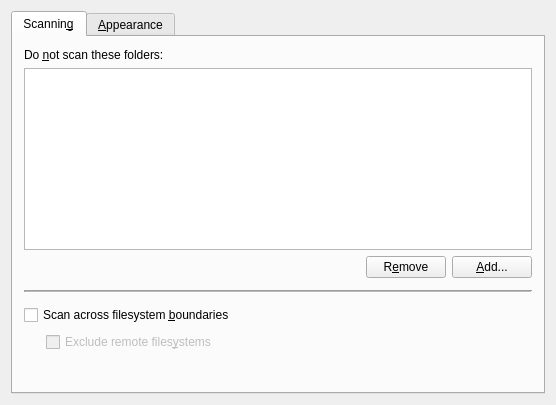
<?xml version="1.0" encoding="UTF-8"?>
<ui version="4.0">
 <class>Dialog</class>
 <widget class="QWidget" name="Dialog">
  <property name="geometry">
   <rect>
    <x>0</x>
    <y>0</y>
    <width>556</width>
    <height>405</height>
   </rect>
  </property>
  <property name="windowTitle">
   <string>Settings - Filelight</string>
  </property>
  <layout class="QVBoxLayout" name="verticalLayout_3">
   <item>
    <widget class="QTabWidget" name="tabWidget">
     <property name="sizePolicy">
      <sizepolicy hsizetype="Expanding" vsizetype="Expanding">
       <horstretch>0</horstretch>
       <verstretch>0</verstretch>
      </sizepolicy>
     </property>
     <property name="acceptDrops">
      <bool>false</bool>
     </property>
     <property name="currentIndex">
      <number>0</number>
     </property>
     <widget class="QWidget" name="Widget2">
      <attribute name="title">
       <string>Scannin&amp;g</string>
      </attribute>
      <layout class="QVBoxLayout">
       <item>
        <widget class="QLabel" name="textLabel1">
         <property name="sizePolicy">
          <sizepolicy hsizetype="Preferred" vsizetype="Maximum">
           <horstretch>0</horstretch>
           <verstretch>0</verstretch>
          </sizepolicy>
         </property>
         <property name="text">
          <string>Do &amp;not scan these folders:</string>
         </property>
         <property name="textFormat">
          <enum>Qt::PlainText</enum>
         </property>
         <property name="wordWrap">
          <bool>false</bool>
         </property>
         <property name="buddy">
          <cstring>m_listBox</cstring>
         </property>
        </widget>
       </item>
       <item>
        <widget class="QListWidget" name="m_listBox"/>
       </item>
       <item>
        <layout class="QHBoxLayout">
         <item>
          <spacer name="m_removeAddSpacer">
           <property name="orientation">
            <enum>Qt::Horizontal</enum>
           </property>
           <property name="sizeType">
            <enum>QSizePolicy::Expanding</enum>
           </property>
           <property name="sizeHint" stdset="0">
            <size>
             <width>180</width>
             <height>21</height>
            </size>
           </property>
          </spacer>
         </item>
         <item>
          <widget class="QPushButton" name="m_removeButton">
           <property name="enabled">
            <bool>true</bool>
           </property>
           <property name="text">
            <string>R&amp;emove</string>
           </property>
           <property name="autoDefault">
            <bool>false</bool>
           </property>
          </widget>
         </item>
         <item>
          <widget class="QPushButton" name="m_addButton">
           <property name="text">
            <string>&amp;Add...</string>
           </property>
           <property name="autoDefault">
            <bool>false</bool>
           </property>
           <property name="default">
            <bool>false</bool>
           </property>
          </widget>
         </item>
        </layout>
       </item>
       <item>
        <widget class="Line" name="m_scanningSeparatorLine">
         <property name="minimumSize">
          <size>
           <width>0</width>
           <height>15</height>
          </size>
         </property>
         <property name="frameShape">
          <enum>QFrame::HLine</enum>
         </property>
         <property name="frameShadow">
          <enum>QFrame::Sunken</enum>
         </property>
         <property name="lineWidth">
          <number>1</number>
         </property>
         <property name="midLineWidth">
          <number>1</number>
         </property>
        </widget>
       </item>
       <item>
        <layout class="QGridLayout">
         <item row="1" column="0" rowspan="2">
          <spacer name="m_excludeCheckBoxSpacer">
           <property name="orientation">
            <enum>Qt::Horizontal</enum>
           </property>
           <property name="sizeType">
            <enum>QSizePolicy::Fixed</enum>
           </property>
           <property name="sizeHint" stdset="0">
            <size>
             <width>16</width>
             <height>50</height>
            </size>
           </property>
          </spacer>
         </item>
         <item row="1" column="1">
          <widget class="QCheckBox" name="dontScanRemoteMounts">
           <property name="enabled">
            <bool>false</bool>
           </property>
           <property name="minimumSize">
            <size>
             <width>0</width>
             <height>0</height>
            </size>
           </property>
           <property name="maximumSize">
            <size>
             <width>32767</width>
             <height>32767</height>
            </size>
           </property>
           <property name="acceptDrops">
            <bool>false</bool>
           </property>
           <property name="toolTip">
            <string/>
           </property>
           <property name="whatsThis">
            <string>Prevents scanning of filesystems that are not on this computer, e.g. NFS or Samba mounts.</string>
           </property>
           <property name="text">
            <string>Exclude remote files&amp;ystems</string>
           </property>
          </widget>
         </item>
         <item row="0" column="0" colspan="2">
          <widget class="QCheckBox" name="scanAcrossMounts">
           <property name="whatsThis">
            <string>Allows scans to enter directories that are part of other filesystems. For example, when unchecked, this will usually prevent the contents of &lt;b&gt;/mnt&lt;/b&gt; from being scanned if you scan &lt;b&gt;/&lt;/b&gt;.</string>
           </property>
           <property name="text">
            <string>Scan across filesystem &amp;boundaries</string>
           </property>
          </widget>
         </item>
        </layout>
       </item>
      </layout>
     </widget>
     <widget class="QWidget" name="Widget3">
      <attribute name="title">
       <string>&amp;Appearance</string>
      </attribute>
      <layout class="QVBoxLayout" name="verticalLayout_2">
       <item>
        <widget class="QGroupBox" name="groupBox">
         <property name="sizePolicy">
          <sizepolicy hsizetype="Expanding" vsizetype="Fixed">
           <horstretch>0</horstretch>
           <verstretch>0</verstretch>
          </sizepolicy>
         </property>
         <property name="title">
          <string>Color scheme</string>
         </property>
         <layout class="QVBoxLayout" name="verticalLayout">
          <item>
           <layout class="QVBoxLayout" name="colorSchemeLayout"/>
          </item>
          <item>
           <layout class="QHBoxLayout">
            <property name="spacing">
             <number>0</number>
            </property>
            <property name="sizeConstraint">
             <enum>QLayout::SetNoConstraint</enum>
            </property>
            <property name="topMargin">
             <number>0</number>
            </property>
            <item>
             <widget class="QLabel" name="textLabel3">
              <property name="sizePolicy">
               <sizepolicy hsizetype="Preferred" vsizetype="Fixed">
                <horstretch>0</horstretch>
                <verstretch>0</verstretch>
               </sizepolicy>
              </property>
              <property name="text">
               <string>Co&amp;ntrast</string>
              </property>
              <property name="textFormat">
               <enum>Qt::PlainText</enum>
              </property>
              <property name="wordWrap">
               <bool>false</bool>
              </property>
              <property name="buddy">
               <cstring>contrastSlider</cstring>
              </property>
             </widget>
            </item>
            <item>
             <widget class="QSlider" name="contrastSlider">
              <property name="sizePolicy">
               <sizepolicy hsizetype="Expanding" vsizetype="Fixed">
                <horstretch>0</horstretch>
                <verstretch>0</verstretch>
               </sizepolicy>
              </property>
              <property name="whatsThis">
               <string>Here you can vary the contrast of the filemap in realtime.</string>
              </property>
              <property name="minimum">
               <number>1</number>
              </property>
              <property name="maximum">
               <number>100</number>
              </property>
              <property name="orientation">
               <enum>Qt::Horizontal</enum>
              </property>
             </widget>
            </item>
           </layout>
          </item>
         </layout>
        </widget>
       </item>
       <item>
        <widget class="QCheckBox" name="showSmallFiles">
         <property name="whatsThis">
          <string>Some files are too small to be rendered on the filemap. Selecting this option makes these files visible by merging them all into a single &quot;multi-segment&quot;.</string>
         </property>
         <property name="text">
          <string>Show small files</string>
         </property>
        </widget>
       </item>
       <item>
        <spacer name="verticalSpacer">
         <property name="orientation">
          <enum>Qt::Vertical</enum>
         </property>
         <property name="sizeHint" stdset="0">
          <size>
           <width>20</width>
           <height>40</height>
          </size>
         </property>
        </spacer>
       </item>
      </layout>
     </widget>
    </widget>
   </item>
  </layout>
 </widget>
 <layoutdefault spacing="6" margin="11"/>
 <tabstops>
  <tabstop>tabWidget</tabstop>
  <tabstop>m_removeButton</tabstop>
  <tabstop>m_addButton</tabstop>
  <tabstop>scanAcrossMounts</tabstop>
  <tabstop>dontScanRemoteMounts</tabstop>
 </tabstops>
 <resources/>
 <connections/>
</ui>
